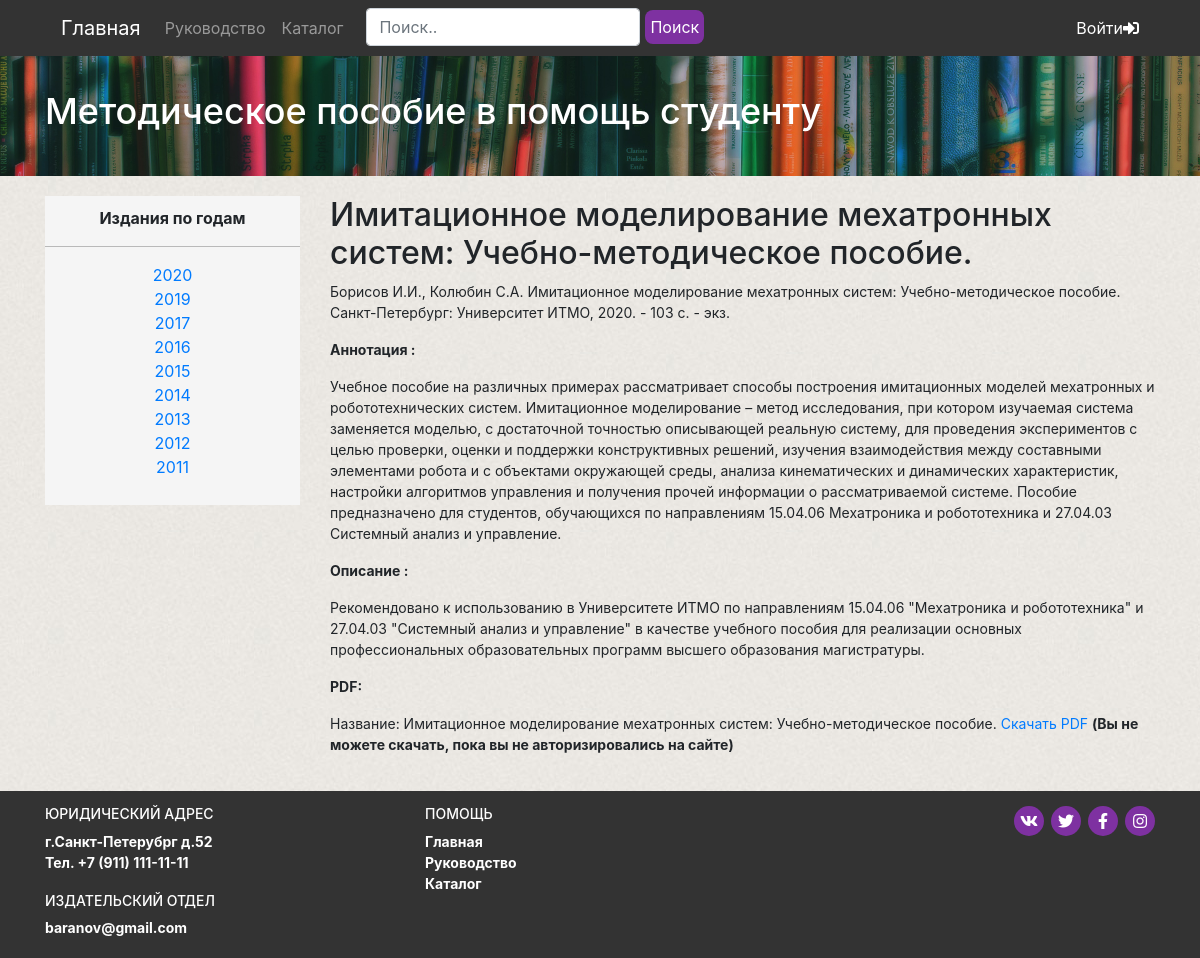
The app's page /book.php?book_id=8 with its own data.
### tables this page shows
CREATE TABLE `years` (
  `year_id` int(11) NOT NULL,
  `year` int(5) NOT NULL
);

CREATE TABLE `books` (
  `book_id` int(11) NOT NULL,
  `name` varchar(255) NOT NULL,
  `author` varchar(256) NOT NULL,
  `additional_information` text NOT NULL,
  `image` text NOT NULL,
  `annotation` text NOT NULL,
  `description` text NOT NULL,
  `PDF` text NOT NULL,
  `year_id` int(11) NOT NULL DEFAULT 0
);

### include/functions.php (called while the page is built, shortened)
<?php
function get_years() {
	global $link;
	$sql = "SELECT * FROM years";
	$result = mysqli_query($link, $sql);
	$years = mysqli_fetch_all($result, MYSQLI_ASSOC);
	return $years;
}
function get_book_by_id($book_id) {
	global $link;
	$sql = "SELECT * FROM books WHERE book_id = ".$book_id;
	$result = mysqli_query($link, $sql);
	$book = mysqli_fetch_assoc($result);
	return $book;
}
?>

### book.php (the view, shortened to what this page needs)
<?php
$book_id = htmlspecialchars($_GET['book_id']);
require_once("header.php");
$book = get_book_by_id($book_id);
?>
<section class="book bg">
	<div class="container">
		<div class="row">
			<div class="col-md-3">
				<div class="years-block">
					<p class="years-block__title">Издания по годам</p>
					<hr>
					<ul class="years-block__list">
							<?php
						$years = get_years();
						?>
						<?php foreach($years as $year) : ?>
							<a href="year.php?year_id=<?=$year['year_id']?>" class="years-block__item"><?=$year['year']?><li></li></a>
							<?php endforeach; ?>
					</ul>
				</div>
			</div>
			<div class="col-md-9">
				<div class="book-block">
					<h2 class="book-block__title"><?=$book['name']?></h2>
					<p class="book-block__info"><?=$book['author'].' '?><?=$book['name'].' '?><?=$book['additional_information']?></p>
					<p><b>Аннотация :</b></p>
					<p class="book-block__annotation"><?=$book['annotation']?></p>
					<p><b>Описание :</b></p>
					<p class="book-block__description"><?=$book['description']?></p>
					<p><b>PDF:</b></p>
					<p class="book-block__PDF">
						Название: <?=$book['name'].' '?>
						<?php
						if(!isset($_SESSION['email']) && !isset($_SESSION['password'])){
						?>
							<a href="files/<?=$book['PDF']?> " target="_blank" onclick="return false;">
									Скачать PDF
							</a>
							<b>(Вы не можете скачать, пока вы не авторизировались на сайте)</b>
						<?php
						}else{
						?>
							<a href="files/<?=$book['PDF']?>" target="_blank">
									Скачать PDF
							</a>
						<?php
									}
						?>
					</p>
				</div>
			</div>
		</div>
	</div>
</section>
<?php
require_once("footer.php");
?>

### css/styles.css (style rules this page uses)
hr { border: none; color: #adadad88; background-color: #adadad88; height: 2px; width: 100%; margin: 21px 0px; }
.bg { background-image: url("../img/bg/bg-content1.jpg"); background-repeat: repeat; padding: 20px 0; min-height: 70%; }
.years-block { text-align: center; background-color: #f5f5f5; padding: 10px 0; }
.years-block__title { font-weight: 700; }
.years-block__list { list-style: none; padding: 0; }
.years-block__item { display: -webkit-box; display: -ms-flexbox; display: flex; -webkit-box-pack: center; -ms-flex-pack: center; justify-content: center; }
.book-block { font-size: 14px; }

### records on screen
years: year "2020"
years: year "2019"
years: year "2017"
years: year "2016"
years: year "2015"
years: year "2014"
years: year "2013"
years: year "2012"
years: year "2011"
books: name "Имитационное моделирование мехатронных систем: Учебно-методическое пособие.", author "Борисов И.И., Колюбин С.А.", additional_information "Санкт-Петербург: Университет ИТМО, 2020. - 103 с. - экз.", annotation "Учебное пособие на различных примерах рассматривает способы построения имитационных моделей мехатронных и робототехнических систем. Имитационное моделирование – метод исследования, при котором изучаемая система заменяется моделью, с достаточной точностью описывающей реальную систему, для проведения экспериментов с целью проверки, оценки и поддержки конструктивных решений, изучения взаимодействия между составными элементами робота и с объектами окружающей среды, анализа кинематических и динамических характеристик, настройки алгоритмов управления и получения прочей информации о рассматриваемой системе. Пособие предназначено для студентов, обучающихся по направлениям 15.04.06 Мехатроника и…", description "Рекомендовано к использованию в Университете ИТМО по направлениям 15.04.06 \"Мехатроника и робототехника\" и 27.04.03 \"Системный анализ и управление\" в качестве учебного пособия для реализации основных профессиональных образовательных программ высшего образования магистратуры."
